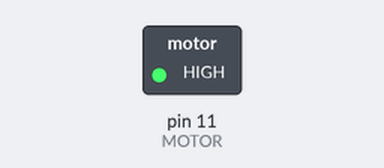
Bench run of a sketch on a simulated Arduino Uno, built with avr-gcc and run on an emulated ATmega328P. On the bench: switched loads named in the sketch (green lamp = pin HIGH). Dashed ring = blinking.

Above: at 0.2 s.
Timing chart, 0 to 3.5 s (numbered marks = the images above):
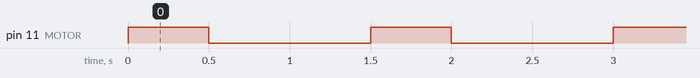

Measured:
- by itself, pin 11 (MOTOR): alternates HIGH for 0.50 s and LOW for 1.0 s

The sketch:

motor1.ino
```cpp
// Project 2, Part 2: Basic Motor Desgin. The purpose of this project was to get a motor to vibrate every 1 second before
// turning off again.

// Group Members: Josh Wild, Dayne Newman
// Group Number: 14 (not sure this is what the bottom of the breadboard said)
// Date: 2/11/2025
// Code written by: Both team members

int MOTOR = 11;   // Pin number for the motor- made sure it was an analog pin

void setup() {
  // Initialize pin's mode to OUTPUT
  pinMode(MOTOR, OUTPUT);

}

void loop() {
  // Make motor vibrate by writing a high value, then decrease to a low value after a half second.
  // Alternate HIGH, LOW with a pause of 1 second in between
  digitalWrite(MOTOR, HIGH);
  delay(500);
  digitalWrite(MOTOR, LOW);
  delay(1000);

}
```
